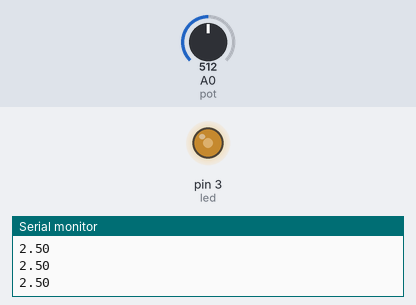
Simulated run of this sketch. Board: Arduino Uno, built with avr-gcc and run on an emulated ATmega328P. On the bench: output pins drawn as LEDs (lit = HIGH), the last lines printed to the serial monitor. The inputs (shaded band) are chosen by the test bench; at power-on: A0 (pot) = 512.

Above: at 1.2 s.
1.3 s: A0 (pot) set to 716
At 2.5 s:
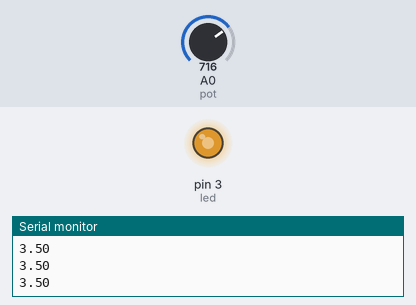
2.8 s: A0 (pot) set to 900
At 3.5 s:
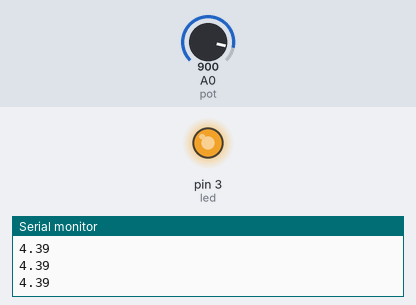
4.3 s: A0 (pot) set to 122
At 5.5 s:
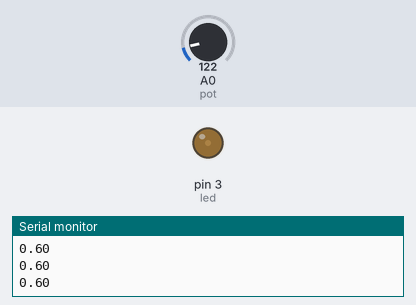
5.8 s: A0 (pot) set to 0
At 7.0 s:
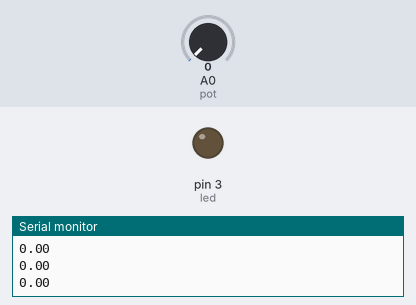
7.3 s: A0 (pot) set to 511
At 8.1 s:
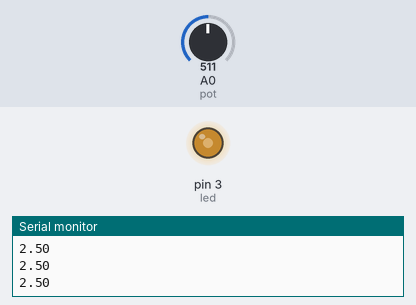
Timing chart, 0 to 9.8 s (numbered marks = the images above; inputs shaded):
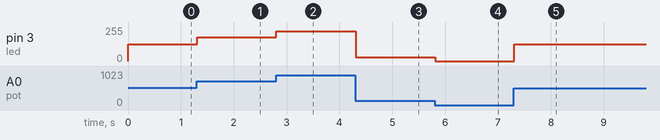

The sketch:

isik.ino
```cpp
#define pot A0
#define led 3


void setup() {
  Serial.begin(9600);
  Serial.println("Pot Değer Okuma");
}

void loop() {
  int deger = analogRead(pot); //değer geliyor
  float gerilim = (5.00/1024)*deger;
  Serial.println(gerilim);
  deger = map(deger, 0, 1023, 0, 255); // gelen 0-1023 değerini 0-255 ayarlama 2^8 olduğu için

  analogWrite(led,deger); //koddan gelen değeri lede yazacağız
}
```

Measured:
- after the input at 1.3 s, pin 3 (led): 127/255 → 178/255 at once
- after the input at 2.8 s, pin 3 (led): 178/255 → 224/255 at once
- after the input at 4.3 s, pin 3 (led): 224/255 → 30/255 at once
- after the input at 5.8 s, pin 3 (led): 30/255 → 0/255 at once
- after the input at 7.3 s, pin 3 (led): 0/255 → 127/255 at once
